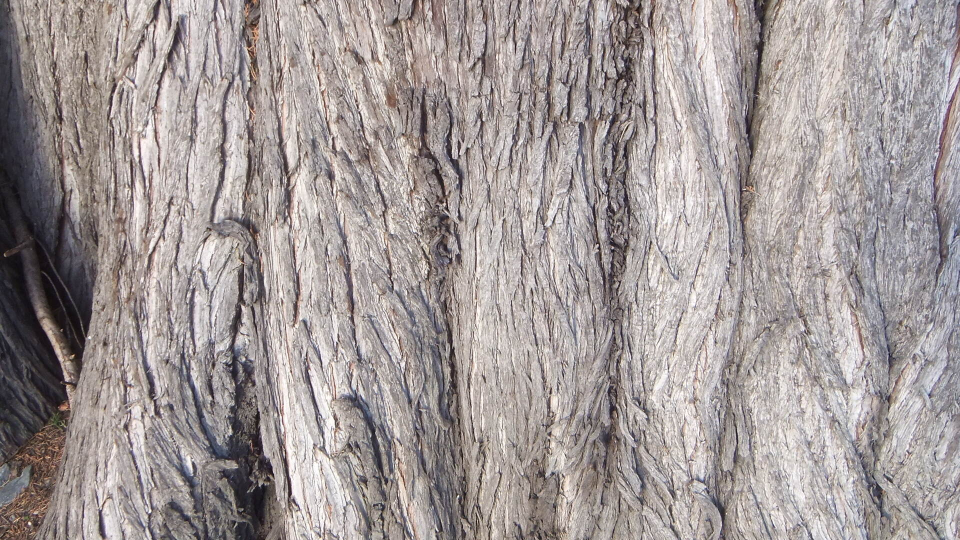
//> input picture COSC342/A2/StereoPairs/bark_left.jpg, 1920 x 1080 px, given in place of desktop_left.jpg, which was not available (shown at 1/2 size)
$ ./stereoFiltering   (built with g++ and OpenCV 4)
//> lines starting //> are read from the running program, lines starting //| are printed output that depends on the picture; pictures that were not available may be replaced by others from this repository, and a replacement may not be noted
#include <iostream>
#include <fstream>
#include <opencv2/opencv.hpp>
#include <opencv2/ximgproc.hpp>

void runBlockMatching(cv::Mat imgLeft, cv::Mat imgRight, int maxDisparity, int blockSize, cv::Mat originalImgLeft);
void runSemiGlobalMatching(cv::Mat scaledImgLeft, cv::Mat scaledImgRight, int maxDisparity, int blockSize, cv::Mat originalImgLeft);

int main(int argc, char* argv[]) {

	std::string pathPrefix = "../StereoPairs/" ;
	std::string calibrationFile = "../calibration.json";
	std::string imagePrefix = "desktop";
	std::string leftImagePath = pathPrefix + imagePrefix + "_left.jpg";
	std::string rightImagePath = pathPrefix + imagePrefix + "_right.jpg";

	//must be multiple of 16
	int maxDisparityBM = 192;
	int maxDisparitySGM = 192;
	//odd as square must be centered
	int blockSizeBM =11;
	int blockSizeSGM =7;

	//Load calibration params
	cv::Mat KL, KR, R,t, dL, dR, E, F;
	cv::FileStorage fs(calibrationFile, cv::FileStorage::READ);
	if (!fs.isOpened()){
		std::cerr << "Failed to open calibration.json" << std::endl;
		return -1;
	}
	fs["KL"] >> KL;
	fs["KR"] >> KR;
	fs["R"] >> R;
	fs["T"] >> t;
	fs["d1"] >> dL;
	fs["d2"] >> dR;
	fs["E"] >> E;
	fs["F"] >> F;


	//Load left and right images
	cv::Mat leftImg = cv::imread(leftImagePath);
//> leftImg is the input picture: 1080 rows x 1920 cols, CV_8UC3; mean B, G, R 152.5, 153.3, 161.8
	cv::Mat rightImg = cv::imread(rightImagePath);
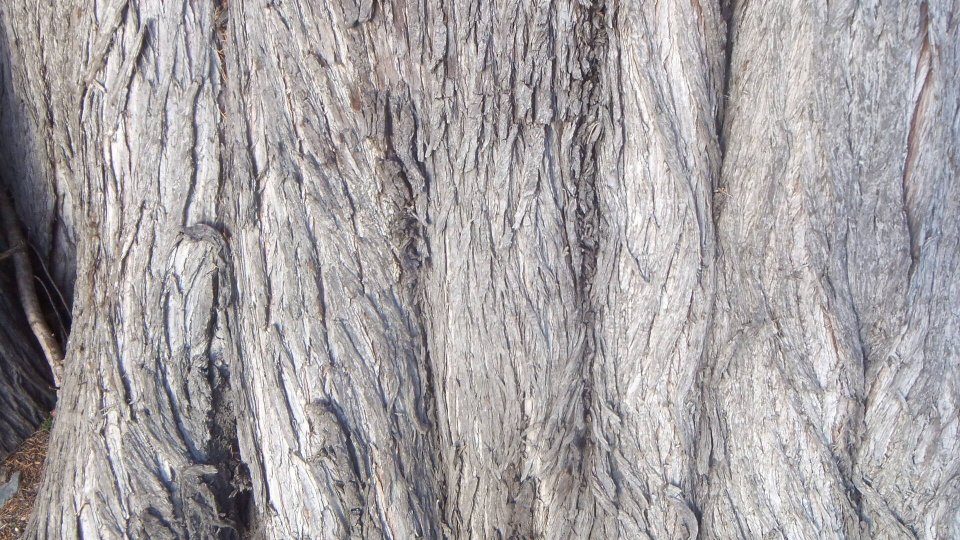
//> input picture COSC342/A2/StereoPairs/bark_right.jpg, 1920 x 1080 px, given in place of desktop_right.jpg, which was not available (shown at 1/2 size)
//> rightImg is the input picture: 1080 rows x 1920 cols, CV_8UC3; mean B, G, R 163.3, 161.4, 165.9
	cv::Size imageSize(1920, 1080);

	//Perform stereo retification to form parralel pair
	cv::Mat RL, RR, PL, PR, Q;
	cv::stereoRectify(KL, dL, KL, dR, imageSize, R, t, RL, RR, PL, PR, Q);
	cv::Mat mapL1, mapL2;
	cv::initUndistortRectifyMap(KL, dL, RL, PL, imageSize, CV_32F, mapL1, mapL2);
	cv::Mat mapR1, mapR2;
	cv::initUndistortRectifyMap(KR, dR, RR, PR, imageSize, CV_32F, mapR1, mapR2);
	cv::Mat retifiedLeftImg, retifiedRightImg;
	cv::remap(leftImg, retifiedLeftImg, mapL1, mapL2, cv::INTER_LINEAR);
	cv::remap(rightImg, retifiedRightImg, mapR1, mapR2, cv::INTER_LINEAR);

	//Resize images for matching
	cv::Mat leftImgScaled, rightImgScaled;
	double scalingFactor = 0.5;
	cv::resize(retifiedLeftImg, leftImgScaled, cv::Size(), scalingFactor, scalingFactor, cv::INTER_LINEAR_EXACT);
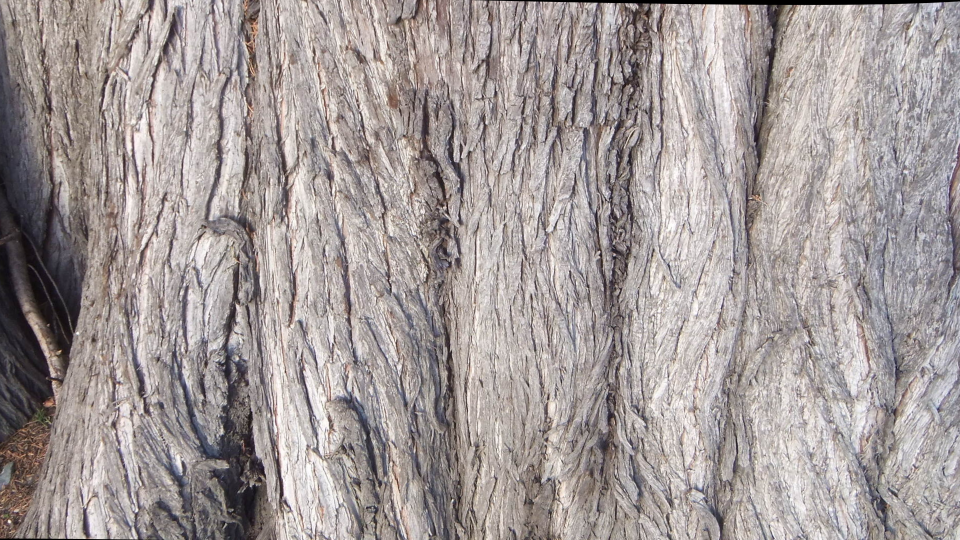
//> leftImgScaled: 540 rows x 960 cols, CV_8UC3; mean B, G, R 153.3, 154.3, 162.9
	cv::resize(retifiedRightImg, rightImgScaled, cv::Size(), scalingFactor, scalingFactor, cv::INTER_LINEAR_EXACT);
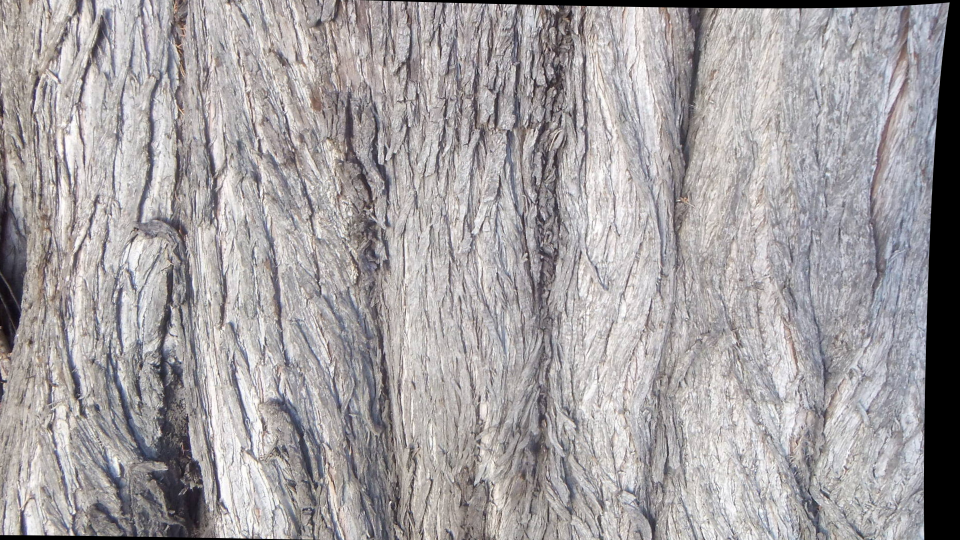
//> rightImgScaled: 540 rows x 960 cols, CV_8UC3; mean B, G, R 161.3, 159.4, 163.7

	//Run both methods for matching
	runBlockMatching(leftImgScaled, rightImgScaled, maxDisparityBM, blockSizeBM, leftImg);
	runSemiGlobalMatching(leftImgScaled, rightImgScaled, maxDisparitySGM, blockSizeSGM, leftImg);
	cv::waitKey();

	return 0;

}

void runBlockMatching(cv::Mat scaledLeftImg, cv::Mat scaledRightImg, int maxDisparity, int blockSize, cv::Mat originalLeftImg){
//> called with maxDisparity = 192, blockSize = 11

	//Create matching instances
	cv::Ptr<cv::StereoBM> leftMatcher = cv::StereoBM::create(maxDisparity, blockSize);
	cv::Ptr<cv::ximgproc::DisparityWLSFilter> wlsFilter = cv::ximgproc::createDisparityWLSFilter(leftMatcher);
	cv::Ptr<cv::StereoMatcher> rightMatcher = cv::ximgproc::createRightMatcher(leftMatcher);


	//Create grey views
	cv::Mat greyScaleLeftImg;
	cv::cvtColor(scaledLeftImg, greyScaleLeftImg, cv::COLOR_BGR2GRAY);
	cv::Mat greyScaleRightImg;
	cv::cvtColor(scaledRightImg, greyScaleRightImg, cv::COLOR_BGR2GRAY);

	//Perform matching
	cv::Mat leftDisparity;
	leftMatcher->compute(greyScaleLeftImg, greyScaleRightImg, leftDisparity);
	cv::Mat rightDisparity;
	rightMatcher->compute(greyScaleRightImg, greyScaleLeftImg, rightDisparity);


	//Perform filtering
	wlsFilter->setLambda(8000.0);
	wlsFilter->setSigmaColor(1.5);
	cv::Mat filteredDisparity;
	wlsFilter->filter(leftDisparity,originalLeftImg,filteredDisparity,rightDisparity);

	//Display raw disparity and filtered disparity
	cv::Mat rawDisImg;
	double rawDisScaling = 1.0;
	cv::ximgproc::getDisparityVis(leftDisparity,rawDisImg, rawDisScaling);
	cv::namedWindow("raw disparity bm", cv::WINDOW_AUTOSIZE);
	cv::imshow("raw disparity bm", rawDisImg);
	cv::Mat filteredDisImg;
	cv::ximgproc::getDisparityVis(filteredDisparity,filteredDisImg,0.5);
	cv::namedWindow("filtered disparity bm", cv::WINDOW_AUTOSIZE);
	cv::imshow("filtered disparity bm", filteredDisImg);


}


void runSemiGlobalMatching(cv::Mat scaledLeftImg, cv::Mat scaledRightImg, int maxDisparity, int blockSize, cv::Mat originalLeftImg){
//> called with maxDisparity = 192, blockSize = 7

	//Create matching instances
	cv::Ptr<cv::StereoSGBM> leftMatcher = cv::StereoSGBM::create(0, maxDisparity, blockSize);
	cv::Ptr<cv::ximgproc::DisparityWLSFilter> wlsFilter = cv::ximgproc::createDisparityWLSFilter(leftMatcher);
	cv::Ptr<cv::StereoMatcher> rightMatcher = cv::ximgproc::createRightMatcher(leftMatcher);

	//Settings for improving smoothness from opencv example
	leftMatcher->setP1(24*blockSize*blockSize);
	leftMatcher->setP2(96*blockSize*blockSize);
	leftMatcher->setPreFilterCap(63);
	//Use 8 directional instead of default 5 directional version
	leftMatcher->setMode(cv::StereoSGBM::MODE_SGBM);

	//Create grey images
	cv::Mat greyScaleLeftImg;
	cv::cvtColor(scaledLeftImg, greyScaleLeftImg, cv::COLOR_BGR2GRAY);
	cv::Mat greyScaleRightImg;
	cv::cvtColor(scaledRightImg, greyScaleRightImg, cv::COLOR_BGR2GRAY);

	//Perform matching
	cv::Mat leftDisparity;
	leftMatcher->compute(greyScaleLeftImg, greyScaleRightImg, leftDisparity);
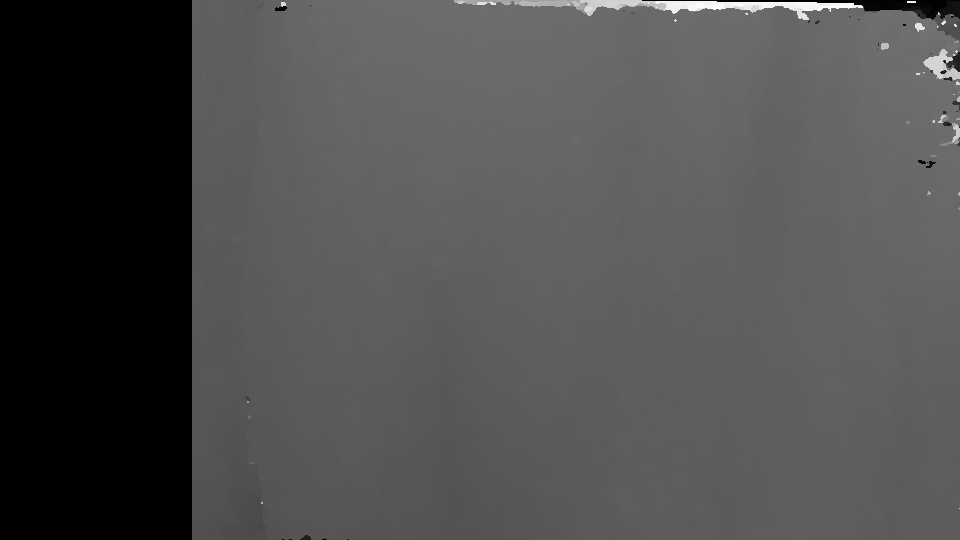
//> leftDisparity: 540 rows x 960 cols, CV_16SC1; min -16, max 3056, mean 922.9; drawn with min black and max white
	cv::Mat rightDisparity;
	rightMatcher->compute(greyScaleRightImg, greyScaleLeftImg, rightDisparity);
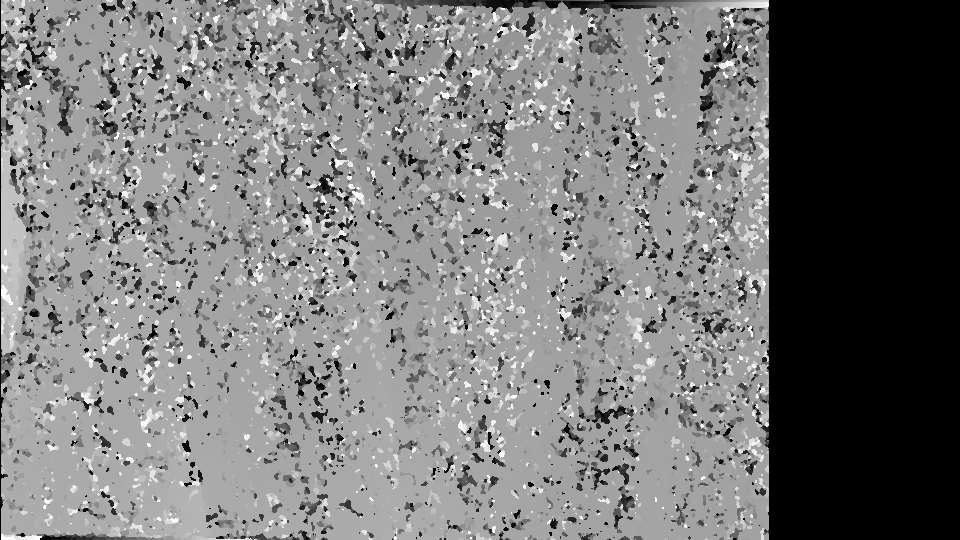
//> rightDisparity: 540 rows x 960 cols, CV_16SC1; min -3072, max 0, mean -1598.4; drawn with min black and max white

	//Perform filtering
	wlsFilter->setLambda(8000.0);
	wlsFilter->setSigmaColor(1.5);
	cv::Mat filteredDisparity;
	wlsFilter->filter(leftDisparity,originalLeftImg,filteredDisparity,rightDisparity);
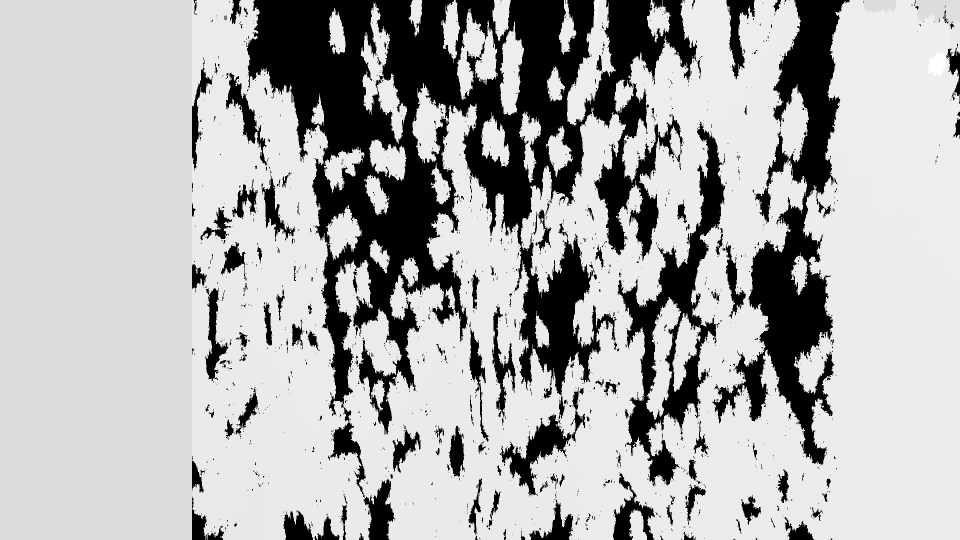
//> filteredDisparity: 1080 rows x 1920 cols, CV_16SC1 (shown at 1/2 size); min -32768, max 5111, mean -6617.6; drawn with min black and max white

	//Display raw disparity and filtered disparity
	cv::Mat rawDisImg;
	double rawDisScaling = 1.0;
	cv::ximgproc::getDisparityVis(leftDisparity,rawDisImg, rawDisScaling);
	cv::namedWindow("raw disparity sgm", cv::WINDOW_AUTOSIZE);
	cv::imshow("raw disparity sgm", rawDisImg);
	cv::Mat filteredDisImg;
	cv::ximgproc::getDisparityVis(filteredDisparity,filteredDisImg,0.5);
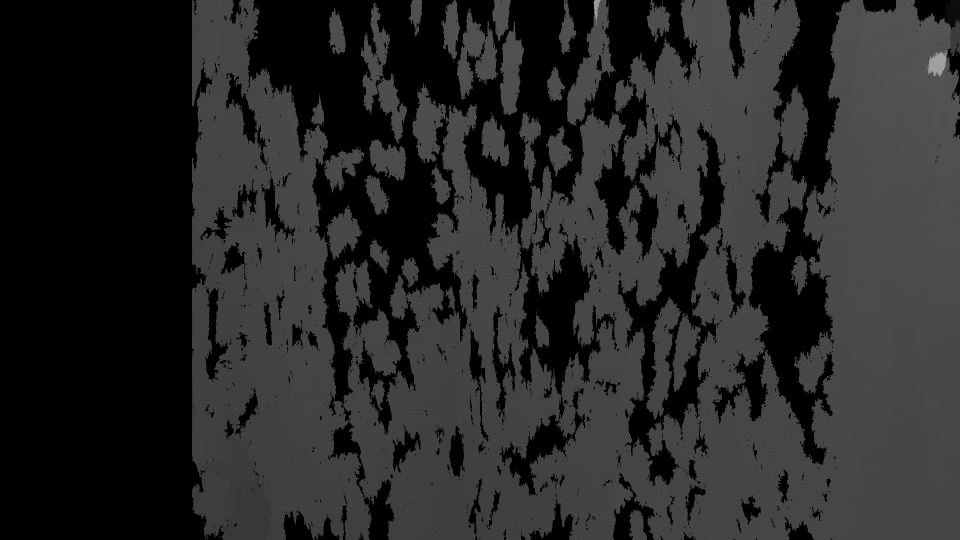
//> filteredDisImg: 1080 rows x 1920 cols, CV_8UC1 (shown at 1/2 size); min 0, max 160, mean 39.7
	cv::namedWindow("filtered disparity sgm", cv::WINDOW_AUTOSIZE);
	cv::imshow("filtered disparity sgm", filteredDisImg);

}
